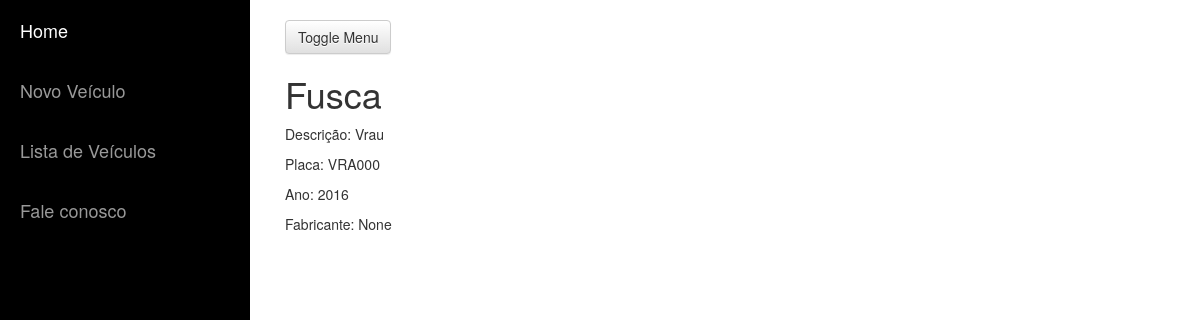
The app's page /resources/vehicle_detail/3, older data.
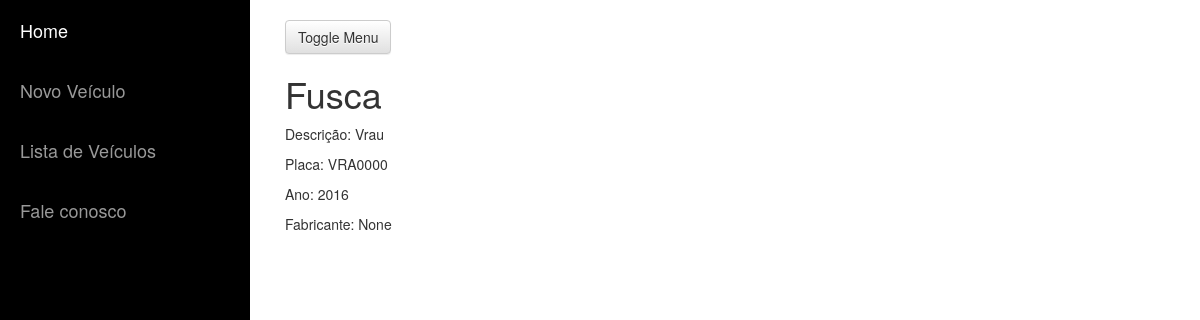
The same page, newer data.
### resources/models.py (models this page shows, shortened)
class Vehicle(models.Model):
    name = models.CharField(verbose_name='Nome', max_length=30) # verbose_name: label no admin
    description = models.TextField(null=True, blank=True)
    vendor = models.IntegerField(null=True)
    license_plate = models.CharField(max_length=7, default='')
    manufacture_year = models.DateField(default=date.today())
    is_active = models.BooleanField(default=True)
    manufacturer = models.ForeignKey('Manufacturer', null=True)
    usecontrols = models.ManyToManyField(Driver, through='UseControl')

### resources/views.py (the view)
# urls.py: url(r'^vehicle_detail/(?P<pk>\d+)$', VehicleDetailView.as_view(), \
class VehicleDetailView(DetailView):
    model = Vehicle
    template_name = 'vehicle_detail.html'

### resources/templatetags/resources_extras.py (called while the page is built)
@register.filter(name='add_label')
def add_label(value, arg):
    new_value = '{0}: {1}'.format(arg, value)
    return new_value

### fleet_control/templates/vehicle_detail.html (shortened to what this page needs)
{% extends "base.html" %}
{% block content %}
{% load resources_extras %}
  <h1>{{ object.name }}</h1>
  <p>{{ object.description | add_label:'Descrição' }}</p>
  <p>{{ object.license_plate | add_label:'Placa' }}</p>
  <p>{{ object.manufacture_year | date:"Y" | add_label:'Ano' }}</p>
  <p>{{ object.manufacturer | add_label:'Fabricante' }}</p>
{% endblock %}

Row changes from the older to the newer data that the page shows:
changed Vehicle "Fusca": license_plate|add_label "Placa: VRA000" → "Placa: VRA0000"
